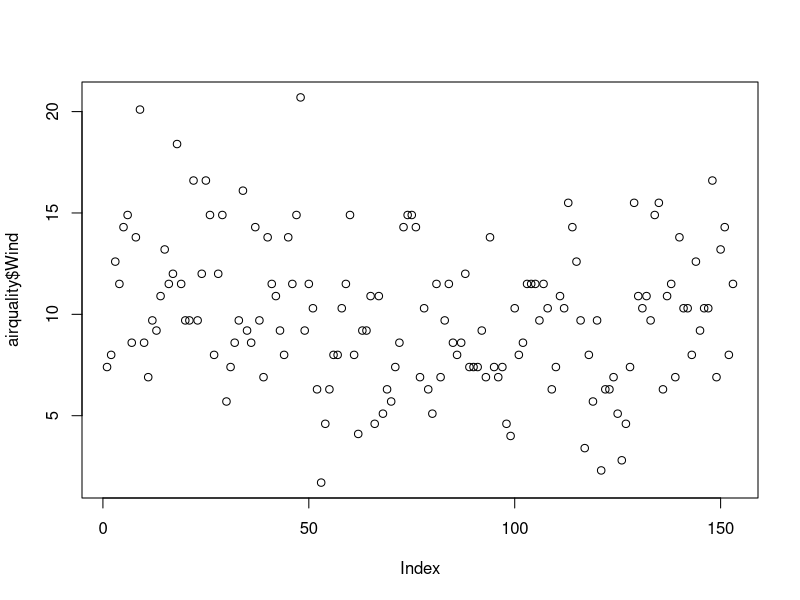
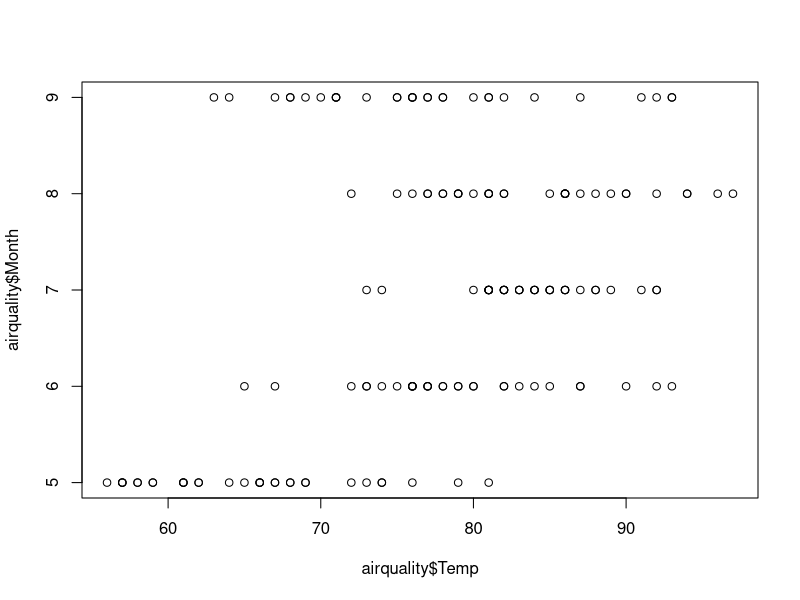
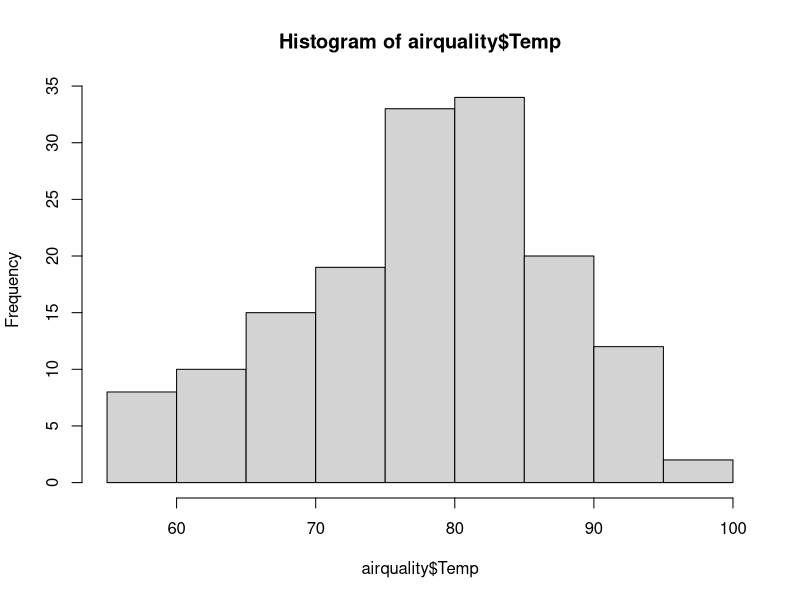
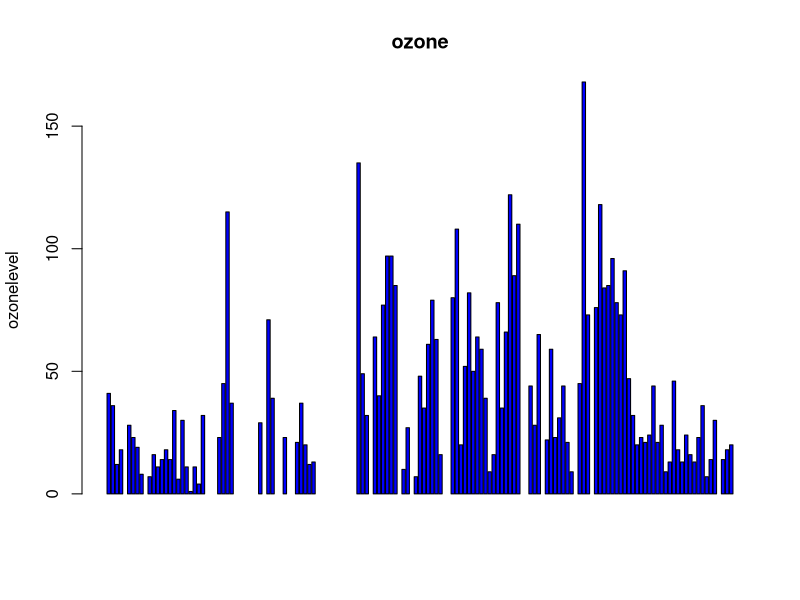
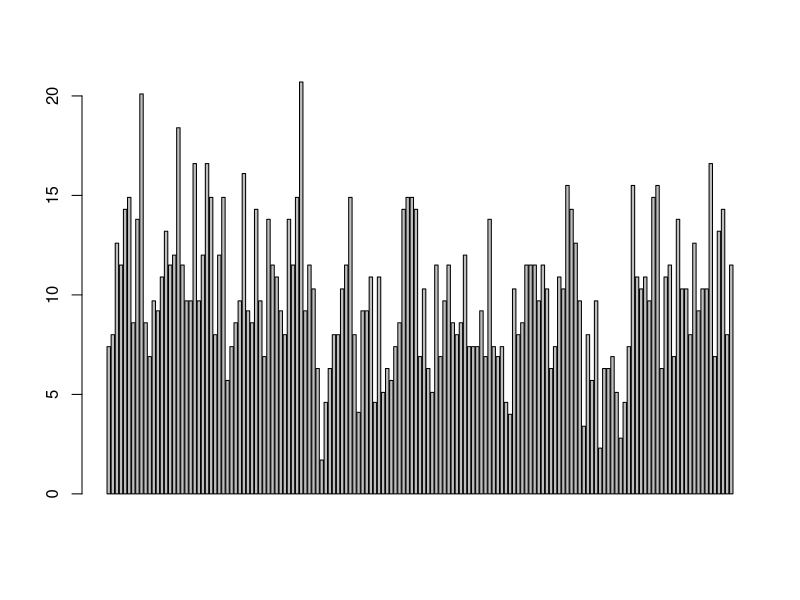
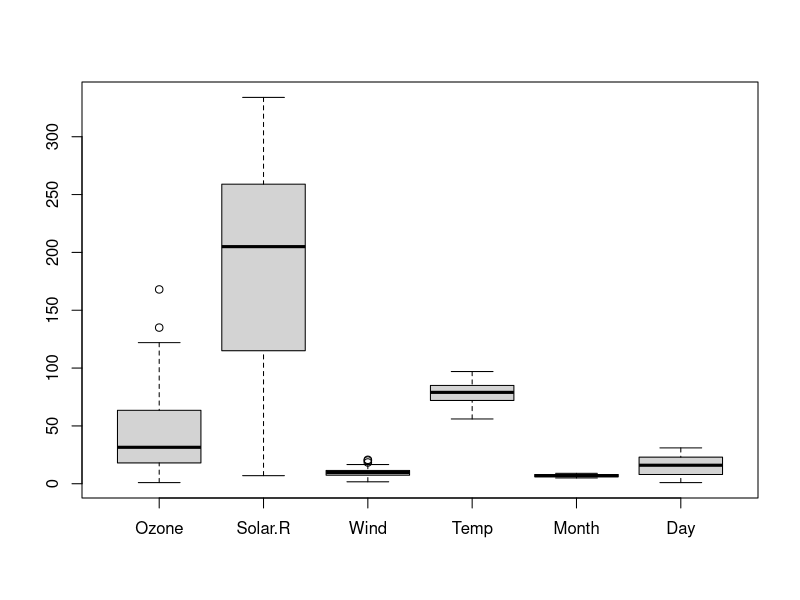
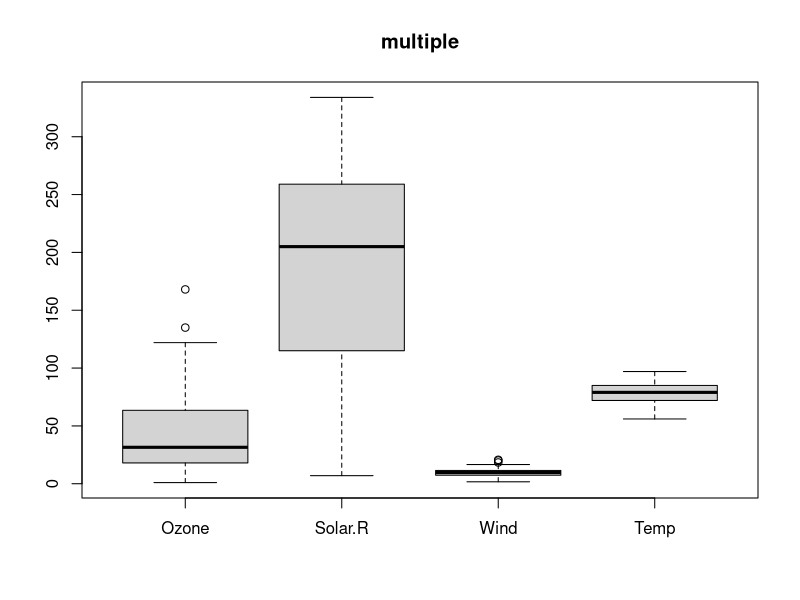

These figures' R source, in order:
airquality[,c(1,2)]
df<-airquality[,-6]
summary(airquality$Ozone)
plot(airquality$Wind)
plot(airquality$Temp,airquality$Month,type="p")
hist(airquality$Temp)
barplot(airquality$Ozone,main = 'ozone',ylab='ozonelevel' ,col = 'blue ')
barplot(airquality$Wind)
boxplot(airquality)
boxplot.stats(airquality$Wind)
boxplot(airquality[1:4],main='multiple')
par(mfrow=c(3,3),marginSums=c(2,5,1))
